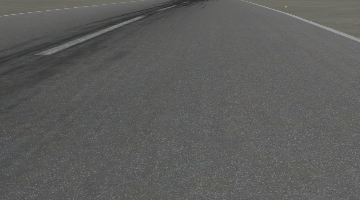
#> input picture nn_closed_loop/nn_closed_loop/utils/taxinet_processing/original_images/smallsubset_1traj/MWH_Runway04_morning_overcast_1_2000.png, 360 x 200 px; its folder holds only this picture in this run
$ python downsample.py
#> lines starting #> are read from the running program, lines starting #| are printed output that depends on the picture; after the words box and inside, x2 and y2 are one past the last pixel; in counts of white or black regions, pixels touching at a corner belong together
from PIL import Image
import numpy as np
import os

### IMPORTANT PARAMETERS FOR IMAGE PROCESSING ###
stride = 16             # Size of square of pixels downsampled to one grayscale value
numPix = 16             # During downsampling, average the numPix brightest pixels in each square
width  = 256//stride    # Width of downsampled grayscale image
height = 128//stride    # Height of downsampled grayscale image

## File paths
# Change this depending on set of images being downsampled
image_dir = "smallsubset_1traj/"

dir_path = os.path.dirname(os.path.realpath(__file__))
ORIGINAL_IMAGES_PATH = dir_path + "/original_images/" + image_dir
DOWNSAMPLED_IMAGES_PATH = dir_path + "/downsampled_images/" + image_dir
#################################################

def save_downsampled_images(verbose=True):

    # import pdb; pdb.set_trace()
#> called with verbose = True
    if verbose:
        print("Opening: {}".format(ORIGINAL_IMAGES_PATH))
    for image_file in os.listdir(ORIGINAL_IMAGES_PATH):
        # check if the image ends with png
        if (image_file.endswith(".png")):
            img = Image.open(ORIGINAL_IMAGES_PATH+image_file)
#> img is the input picture: PIL image 360x200 RGB; mean R, G, B 93.1, 93.3, 92.2

            if verbose:
                print("Downsampling {}".format(image_file))

            img = np.array(img)

            # Remove yellow/orange lines
            mask = ((img[:,:,0].astype('float')-img[:,:,2].astype('float'))>60) & ((img[:,:,1].astype('float')-img[:,:,2].astype('float'))>30)
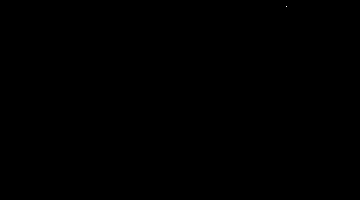
#> mask: shape (200, 360) bool; 0% white in thin lines or dots, all inside (x1, y1, x2, y2) = (286, 6, 287, 7)
            img[mask] = 0
#> img: shape (200, 360, 3)

            # Convert to grayscale, crop out nose, sky, bottom of image, resize to 256x128, scale so
            # values range between 0 and 1
            img = np.array(Image.fromarray(img).convert('L').resize((256, 128)))/255.0
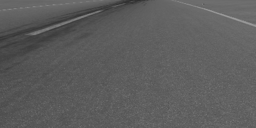
#> img: shape (128, 256) float64; min 0.18, max 0.616, mean 0.365

            # Downsample image
            # Split image into stride x stride boxes, average numPix brightest pixels in that box
            # As a result, img2 has one value for every box
            img2 = np.zeros((height,width))
            for i in range(height):
                for j in range(width):
                    img2[i,j] = 255*np.mean(np.sort(img[stride*i:stride*(i+1),stride*j:stride*(j+1)].reshape(-1))[-numPix:])

            PIL_image = Image.fromarray(np.uint8(img2)).convert('RGB')
            PIL_image.save(DOWNSAMPLED_IMAGES_PATH+image_file)

if __name__ == "__main__":
    save_downsampled_images()


# trainingPaths = "/scratch/smkatz/NASA_ULI/data_GAN_focus_area/*.csv"  # Regex paths to training data csv files
# #validationPaths = "/scratch/smkatz/ApproxInput/data_val/*.csv"  # Regex paths to training data csv file
# saveFolder = '/scratch/smkatz/NASA_ULI/' # Folder to save training data
# saveName = 'SK_DownsampledDataLarger.h5'   # Name of HDF5 file to save training data

#     img = np.array(img)

#     # Remove yellow/orange lines
#     mask = ((img[:,:,0].astype('float')-img[:,:,2].astype('float'))>60) & ((img[:,:,1].astype('float')-img[:,:,2].astype('float'))>30)
#     img[mask] = 0

#     # Convert to grayscale, crop out nose, sky, bottom of image, resize to 256x128, scale so
#     # values range between 0 and 1
#     img = np.array(Image.fromarray(img).convert('L').crop(
#         (55, 5, 360, 135)).resize((256, 128)))/255.0

#     # Downsample image
#     # Split image into stride x stride boxes, average numPix brightest pixels in that box
#     # As a result, img2 has one value for every box
#     img2 = np.zeros((height,width))
#     for i in range(height):
#         for j in range(width):
#             img2[i,j] = np.mean(np.sort(img[stride*i:stride*(i+1),stride*j:stride*(j+1)].reshape(-1))[-numPix:])

#     # Ensure that the mean of the image is 0.5 and that values range between 0 and 1
#     # The training data only contains images from sunny, 9am conditions.
#     # Biasing the image helps the network generalize to different lighting conditions (cloudy, noon, etc)
#     img2 -= img2.mean()
#     img2 += 0.5
#     img2[img2>1] = 1
#     img2[img2<0] = 0


# def getData(csv_path, verbose = True):
#     if verbose:
#         print("\nReading " + csv_path)

#     data = pandas.read_csv(csv_path)
#     y = np.array((data.CTE,data.HE,data.DTP)).T.astype('float32')
#     X = np.zeros([len(data),height,width]).astype('float32')
#     for i, fn in enumerate(data.filename):
#         fn_with_folder = csv_path.split(os.sep)[:-1] + [str(fn)]
#         X[i] = computeTrainingImage(Image.open('/'+os.path.join(*fn_with_folder)+'.png'))

#         if (verbose) and (i%1000 == 0):
#             print("\t%d of %d"%(i,len(data)))

#     return X, y

# def computeTrainingImage(img):

#     img = np.array(img)

#     # Remove yellow/orange lines
#     mask = ((img[:,:,0].astype('float')-img[:,:,2].astype('float'))>60) & ((img[:,:,1].astype('float')-img[:,:,2].astype('float'))>30)
#     img[mask] = 0

#     # Convert to grayscale, crop out nose, sky, bottom of image, resize to 256x128, scale so
#     # values range between 0 and 1
#     img = np.array(Image.fromarray(img).convert('L').crop(
#         (55, 5, 360, 135)).resize((256, 128)))/255.0

#     # Downsample image
#     # Split image into stride x stride boxes, average numPix brightest pixels in that box
#     # As a result, img2 has one value for every box
#     img2 = np.zeros((height,width))
#     for i in range(height):
#         for j in range(width):
#             img2[i,j] = np.mean(np.sort(img[stride*i:stride*(i+1),stride*j:stride*(j+1)].reshape(-1))[-numPix:])

#     # Ensure that the mean of the image is 0.5 and that values range between 0 and 1
#     # The training data only contains images from sunny, 9am conditions.
#     # Biasing the image helps the network generalize to different lighting conditions (cloudy, noon, etc)
#     img2 -= img2.mean()
#     img2 += 0.5
#     img2[img2>1] = 1
#     img2[img2<0] = 0
#     return img2

# # Initialize training and validation variables
# X_train = np.zeros((0,height,width))
# y_train = np.zeros((0,3))
# # X_val = np.zeros((0,height,width))
# # y_val = np.zeros((0,2))

# # Training data
# csv_paths = glob.glob(trainingPaths)
# for csv_path in csv_paths:
#     X, y = getData(csv_path)
#     y_train = np.concatenate((y_train, y))
#     X_train = np.concatenate((X_train, X))

# # Validation data
# # csv_paths = glob.glob(validationPaths)
# # for csv_path in csv_paths:
# #     X, y = getData(csv_path)
# #     y_val = np.concatenate((y_val, y))
# #     X_val = np.concatenate((X_val, X))

# # Save data
# if not os.path.exists(saveFolder):
#     os.makedirs(saveFolder)
# with h5py.File(os.path.join(saveFolder,saveName), 'w') as f:
#     f.create_dataset('X_train',data=X_train)
#     f.create_dataset('y_train',data=y_train)
#     # f.create_dataset('X_val',data=X_val)
#     # f.create_dataset('y_val',data=y_val)

$ run again, on nn_closed_loop/nn_closed_loop/utils/taxinet_processing/original_images/smallsubset_1traj/MWH_Runway04_morning_overcast_1_2004.png
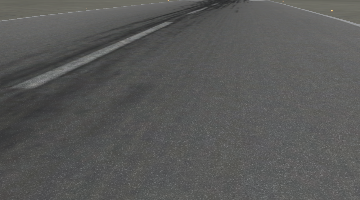
#> input picture nn_closed_loop/nn_closed_loop/utils/taxinet_processing/original_images/smallsubset_1traj/MWH_Runway04_morning_overcast_1_2004.png, 360 x 200 px
#> in save_downsampled_images, img is the input picture: PIL image 360x200 RGB; mean R, G, B 88.6, 89, 87.9
#> mask: shape (200, 360) bool; 0% white in thin lines or dots, all inside (x1, y1, x2, y2) = (168, 0, 333, 11)
#> in save_downsampled_images, `img = np.array(Image.fromarray(img).convert('L').resize((256, 128)))/2..`:
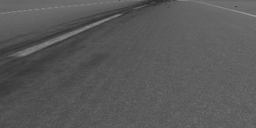
#> img: shape (128, 256) float64; min 0.176, max 0.6, mean 0.348

$ run again, on nn_closed_loop/nn_closed_loop/utils/taxinet_processing/original_images/smallsubset_1traj/MWH_Runway04_morning_overcast_1_2005.png
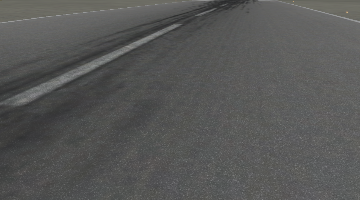
#> input picture nn_closed_loop/nn_closed_loop/utils/taxinet_processing/original_images/smallsubset_1traj/MWH_Runway04_morning_overcast_1_2005.png, 360 x 200 px
#> in save_downsampled_images, img is the input picture: PIL image 360x200 RGB; mean R, G, B 87.1, 87.5, 86.5
#> mask: shape (200, 360) bool; 0% white in thin lines or dots, all inside (x1, y1, x2, y2) = (293, 1, 348, 13)
#> in save_downsampled_images, `img = np.array(Image.fromarray(img).convert('L').resize((256, 128)))/2..`:
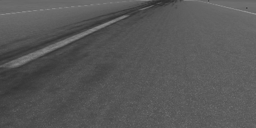
#> img: shape (128, 256) float64; min 0.176, max 0.584, mean 0.342

$ run again, on nn_closed_loop/nn_closed_loop/utils/taxinet_processing/original_images/smallsubset_1traj/MWH_Runway04_morning_overcast_1_2006.png
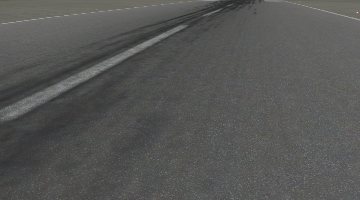
#> input picture nn_closed_loop/nn_closed_loop/utils/taxinet_processing/original_images/smallsubset_1traj/MWH_Runway04_morning_overcast_1_2006.png, 360 x 200 px
#> in save_downsampled_images, img is the input picture: PIL image 360x200 RGB; mean R, G, B 86.3, 86.7, 85.7
#> mask: shape (200, 360) bool; 0% white in thin lines or dots, all inside (x1, y1, x2, y2) = (357, 12, 358, 13)
#> in save_downsampled_images, `img = np.array(Image.fromarray(img).convert('L').resize((256, 128)))/2..`:
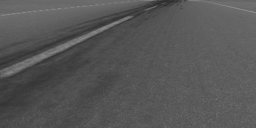
#> img: shape (128, 256) float64; min 0.173, max 0.565, mean 0.339
